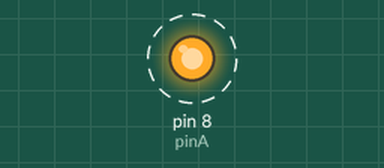
This sketch was run on a simulated Arduino Uno, built with avr-gcc and run on an emulated ATmega328P. Shown: output pins drawn as LEDs (lit = HIGH). Dashed ring = blinking.

Above: at 0.5 s.
Timing chart, 0 to 4.6 s (numbered marks = the images above):
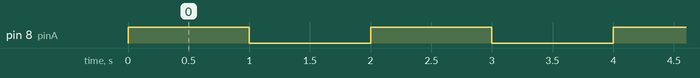

Measured:
- by itself, pin 8 (pinA): alternates HIGH for 1.0 s and LOW for 1.0 s

The sketch:

Simple_LED_sketch_aug19a.ino
```cpp
const int pinA = 8;

void setup() {
  // put your setup code here, to run once:
  pinMode(pinA, OUTPUT);
}

void loop() {
  // put your main code here, to run repeatedly:
  digitalWrite(pinA, HIGH);
  delay(1000);
  digitalWrite(pinA, LOW);
  delay(1000);
}
```
